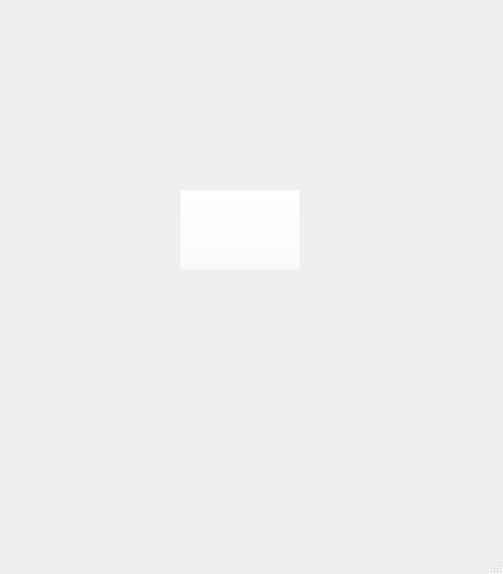
<?xml version="1.0" encoding="UTF-8"?>
<ui version="4.0">
 <class>MainWindow</class>
 <widget class="QMainWindow" name="MainWindow">
  <property name="geometry">
   <rect>
    <x>0</x>
    <y>0</y>
    <width>503</width>
    <height>574</height>
   </rect>
  </property>
  <property name="minimumSize">
   <size>
    <width>503</width>
    <height>574</height>
   </size>
  </property>
  <property name="maximumSize">
   <size>
    <width>503</width>
    <height>574</height>
   </size>
  </property>
  <property name="windowTitle">
   <string>MainWindow</string>
  </property>
  <property name="autoFillBackground">
   <bool>false</bool>
  </property>
  <property name="styleSheet">
   <string notr="true"/>
  </property>
  <widget class="QWidget" name="centralwidget">
   <property name="styleSheet">
    <string notr="true">color:rgb(20, 255, 45);</string>
   </property>
   <widget class="QPushButton" name="play">
    <property name="geometry">
     <rect>
      <x>180</x>
      <y>190</y>
      <width>120</width>
      <height>80</height>
     </rect>
    </property>
    <property name="minimumSize">
     <size>
      <width>120</width>
      <height>80</height>
     </size>
    </property>
    <property name="maximumSize">
     <size>
      <width>120</width>
      <height>80</height>
     </size>
    </property>
    <property name="baseSize">
     <size>
      <width>0</width>
      <height>0</height>
     </size>
    </property>
    <property name="font">
     <font>
      <family>.SF NS Text</family>
      <pointsize>64</pointsize>
      <weight>50</weight>
      <italic>false</italic>
      <bold>false</bold>
      <underline>false</underline>
      <strikeout>false</strikeout>
     </font>
    </property>
    <property name="styleSheet">
     <string notr="true">color:rgb(0, 241, 255);
font: 64pt &quot;.SF NS Text&quot;;
background: rgba(255,255,255,0);</string>
    </property>
    <property name="text">
     <string/>
    </property>
   </widget>
  </widget>
  <widget class="QMenuBar" name="menubar">
   <property name="geometry">
    <rect>
     <x>0</x>
     <y>0</y>
     <width>503</width>
     <height>22</height>
    </rect>
   </property>
   <property name="styleSheet">
    <string notr="true">color:rgb(0, 255, 197);</string>
   </property>
  </widget>
  <widget class="QStatusBar" name="statusbar"/>
 </widget>
 <resources/>
 <connections/>
</ui>
